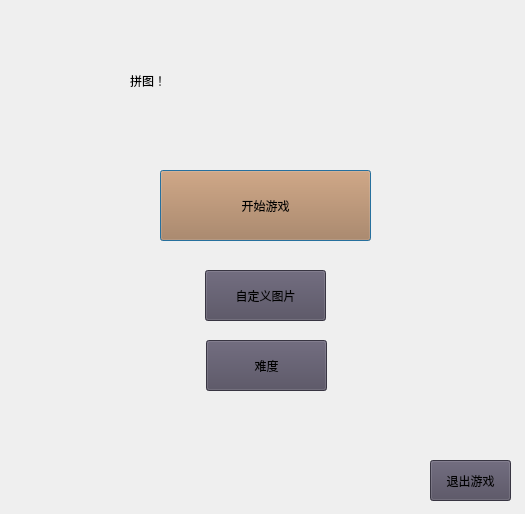
<?xml version="1.0" encoding="UTF-8"?>
<ui version="4.0">
 <class>dlgMenu</class>
 <widget class="QDialog" name="dlgMenu">
  <property name="geometry">
   <rect>
    <x>0</x>
    <y>0</y>
    <width>525</width>
    <height>514</height>
   </rect>
  </property>
  <property name="windowTitle">
   <string>拼图小游戏 </string>
  </property>
  <property name="styleSheet">
   <string notr="true">QDialog#dlgMenu
{
   
	
	
	border-image: url(:/img/图片切割（4x4）.jpeg);
}</string>
  </property>
  <widget class="QPushButton" name="btStart">
   <property name="geometry">
    <rect>
     <x>160</x>
     <y>170</y>
     <width>211</width>
     <height>71</height>
    </rect>
   </property>
   <property name="cursor">
    <cursorShape>PointingHandCursor</cursorShape>
   </property>
   <property name="styleSheet">
    <string notr="true">background-color: rgb(174, 119, 71);
font: 700  28pt &quot;方正致青春体 简 Bold&quot;;
</string>
   </property>
   <property name="text">
    <string>开始游戏</string>
   </property>
   <property name="flat">
    <bool>false</bool>
   </property>
  </widget>
  <widget class="QPushButton" name="btnExit">
   <property name="geometry">
    <rect>
     <x>430</x>
     <y>460</y>
     <width>81</width>
     <height>41</height>
    </rect>
   </property>
   <property name="styleSheet">
    <string notr="true">background-color:rgb(79, 74, 92);
font: 800 13pt &quot;方正蕴黑 简 ExtraBold&quot;;
</string>
   </property>
   <property name="text">
    <string>退出游戏</string>
   </property>
   <property name="autoDefault">
    <bool>true</bool>
   </property>
   <property name="flat">
    <bool>false</bool>
   </property>
  </widget>
  <widget class="QPushButton" name="btnhard">
   <property name="geometry">
    <rect>
     <x>206</x>
     <y>340</y>
     <width>121</width>
     <height>51</height>
    </rect>
   </property>
   <property name="styleSheet">
    <string notr="true">background-color:rgb(79, 74, 92);
font: 800 16pt &quot;方正蕴黑 简 ExtraBold&quot;;
</string>
   </property>
   <property name="text">
    <string>难度</string>
   </property>
   <property name="autoDefault">
    <bool>true</bool>
   </property>
   <property name="flat">
    <bool>false</bool>
   </property>
  </widget>
  <widget class="QPushButton" name="btnphoto">
   <property name="geometry">
    <rect>
     <x>205</x>
     <y>270</y>
     <width>121</width>
     <height>51</height>
    </rect>
   </property>
   <property name="styleSheet">
    <string notr="true">background-color:rgb(79, 74, 92);
font: 800 16pt &quot;方正蕴黑 简 ExtraBold&quot;;
</string>
   </property>
   <property name="text">
    <string>自定义图片</string>
   </property>
   <property name="autoDefault">
    <bool>true</bool>
   </property>
   <property name="flat">
    <bool>false</bool>
   </property>
  </widget>
  <widget class="QLabel" name="label">
   <property name="geometry">
    <rect>
     <x>130</x>
     <y>20</y>
     <width>281</width>
     <height>121</height>
    </rect>
   </property>
   <property name="styleSheet">
    <string notr="true">
font: 700  100pt &quot;方正致青春体 简 Bold&quot;;
</string>
   </property>
   <property name="text">
    <string>拼图！</string>
   </property>
  </widget>
 </widget>
 <resources/>
 <connections/>
</ui>
